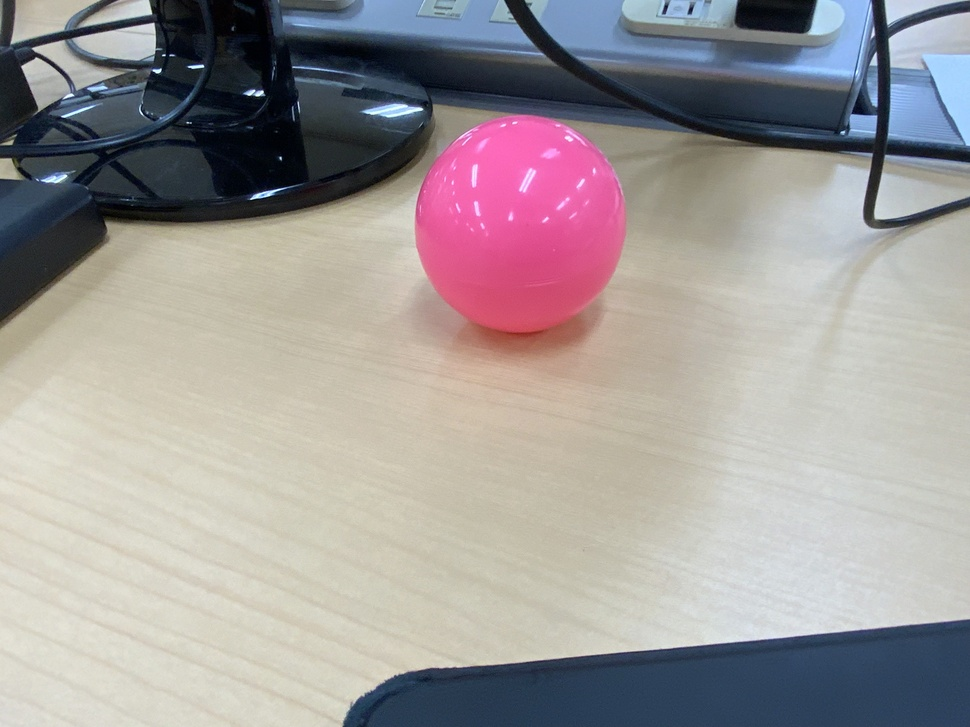
#> input picture datas/IMG_0381.jpg, 970 x 727 px, shrunk from 4032 x 3024 before the run
$ python detect.py
#> lines starting #> are read from the running program, lines starting #| are printed output that depends on the picture; after the words box and inside, x2 and y2 are one past the last pixel; in counts of white or black regions, pixels touching at a corner belong together
#> further down, src is the input picture: shape (727, 970, 3); mean B, G, R 152.7, 153, 158.6
import cv2 as cv
import numpy as np


def main(src):
    """
    input: image

    ouput: circle x direction from input image
    """

    # Check if image is loaded fine
    hsvimage = cv.cvtColor(src, cv.COLOR_BGR2HSV)
#> hsvimage: shape (727, 970, 3); mean H, S, V 59.9, 53.3, 168.5
    lower = np.array([135, 0, 0], dtype="uint8")
    upper = np.array([175, 255, 255], dtype="uint8")
    mask = cv.inRange(hsvimage, lower, upper)
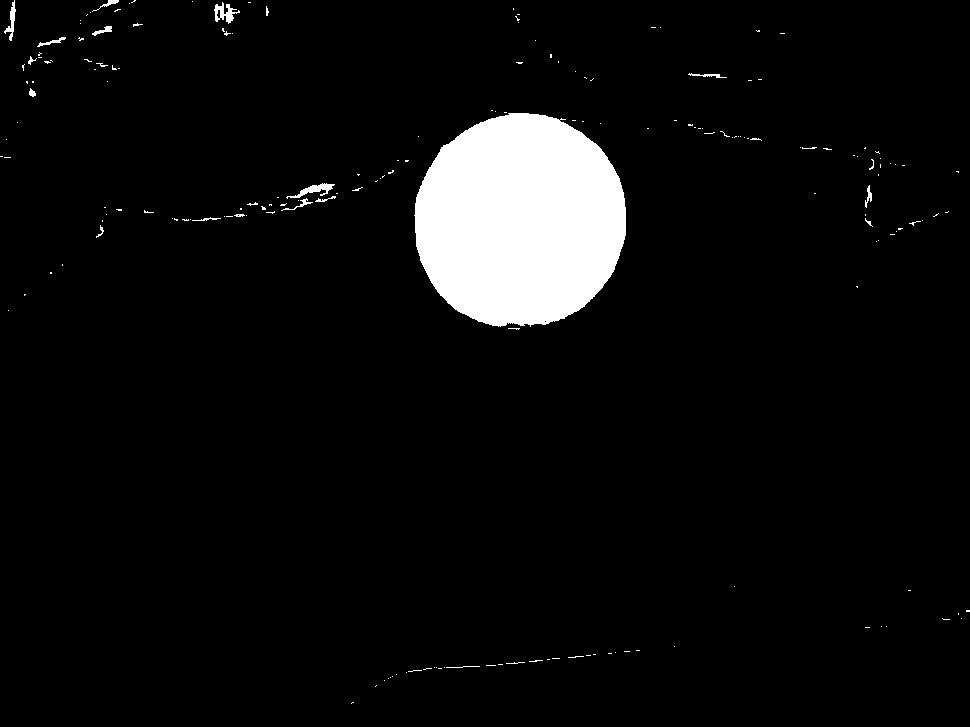
#> mask: shape (727, 970); 5.4% white; 187 white regions (165 under 20 px), largest, box (x1, y1, x2, y2) and area: (414, 113, 626, 327) 35777, (286, 183, 335, 199) 260, (214, 2, 240, 24) 251


    rows = mask.shape[0]
#> rows = 727
    circles = cv.HoughCircles(mask, cv.HOUGH_GRADIENT, 1, rows /5,
                            param1= 100, param2=38,
                            minRadius=50, maxRadius=0)
#> circles = None


    if circles is not None:
        circles = np.uint16(np.around(circles))
        # [9 lines of commented-out code are left out]
        return circles[0][0][0]


    # cv.imshow("detected circles", src)
    # cv.imshow("mask", mask)
    # cv.waitKey(0)


if __name__ == "__main__":
    img_path = 'datas/IMG_0381.jpg'

    # Loads an image
    src = cv.imread(cv.samples.findFile(img_path), cv.IMREAD_COLOR)
    print(main(src))
#| None


$ run again, with datas/IMG_0382.jpg copied over datas/IMG_0381.jpg
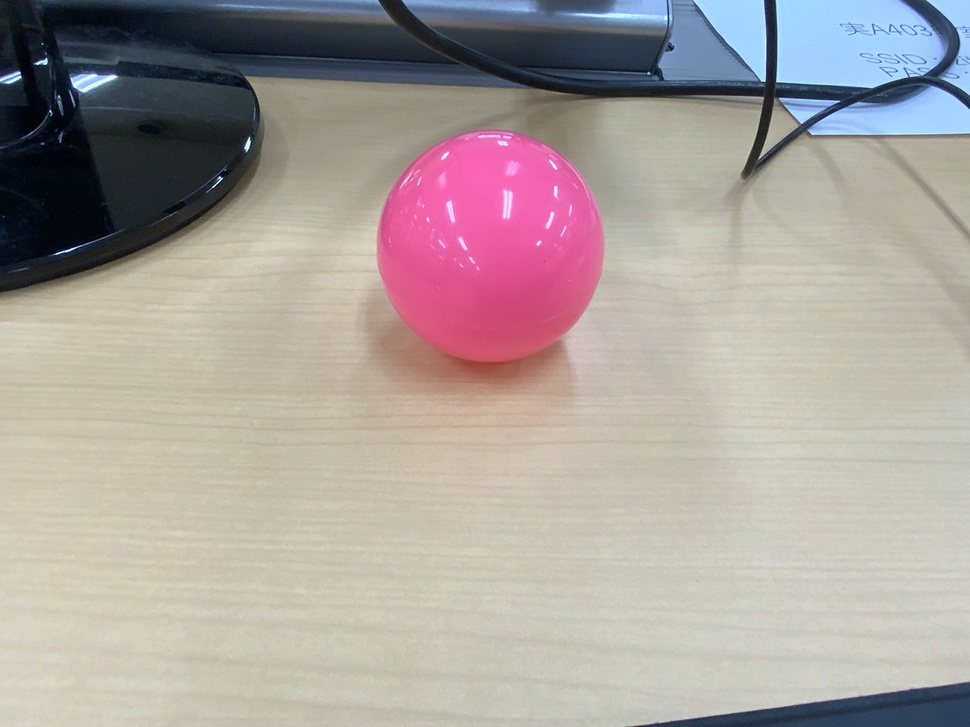
#> input picture datas/IMG_0382.jpg, 970 x 727 px, shrunk from 4032 x 3024 before the run
#> src is the input picture: shape (727, 970, 3); mean B, G, R 157.4, 161, 169.3
#> hsvimage: shape (727, 970, 3); mean H, S, V 48.8, 49.2, 176.6
#> in main, `mask = cv.inRange(hsvimage, lower, upper)`:
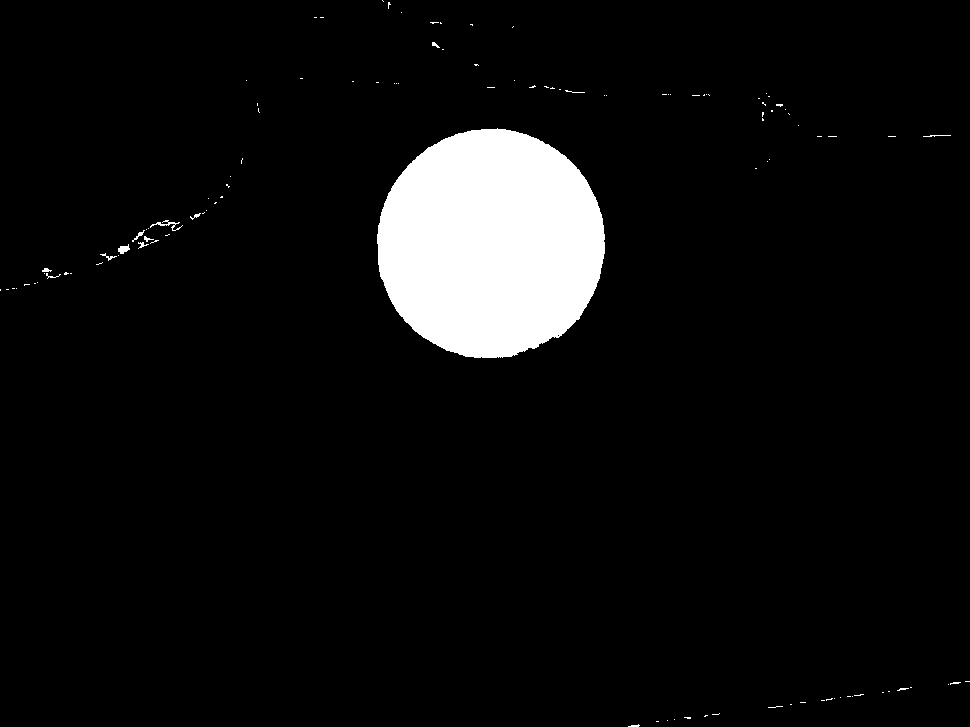
#> mask: shape (727, 970); 6% white; 113 white regions (99 under 20 px), largest, box (x1, y1, x2, y2) and area: (377, 128, 605, 358) 41112, (150, 220, 183, 231) 94, (118, 244, 130, 254) 71
#> circles = None
#| None
